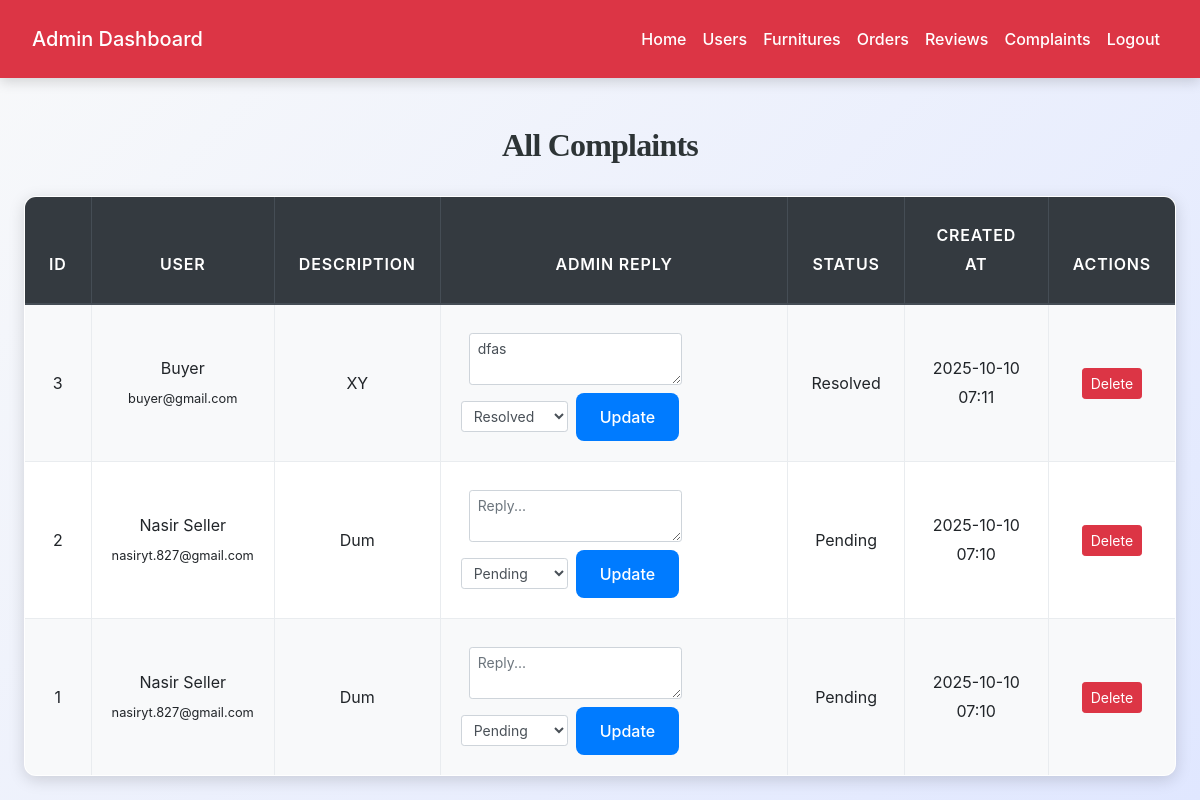
Screenshot of /admin/view_complaints.php (signed in) with the database file from the repository.
### tables this page shows
CREATE TABLE `complaints` (
  `complaint_id` int(11) NOT NULL,
  `user_id` int(11) NOT NULL,
  `description` text NOT NULL,
  `admin_reply` text DEFAULT NULL,
  `status` enum('pending','resolved','dismissed') DEFAULT 'pending',
  `created_at` timestamp NOT NULL DEFAULT current_timestamp()
);

CREATE TABLE `users` (
  `id` int(11) NOT NULL,
  `full_name` varchar(100) NOT NULL,
  `email` varchar(100) NOT NULL,
  `password` varchar(255) NOT NULL,
  `phone` varchar(20) DEFAULT NULL,
  `address` text DEFAULT NULL,
  `city` varchar(50) DEFAULT NULL,
  `state` varchar(50) DEFAULT NULL,
  `country` varchar(50) DEFAULT NULL,
  `role` enum('buyer','seller') DEFAULT 'buyer',
  `status` enum('active','blocked','pending') DEFAULT 'active',
  `upload_status` enum('active','blocked') DEFAULT 'active',
  `profile_image` varchar(255) DEFAULT NULL,
  `created_at` timestamp NOT NULL DEFAULT current_timestamp()
);

### admin/view_complaints.php (the view, shortened to what this page needs)
<?php
include('config.php');
$query = "
    SELECT c.*, u.full_name AS user_name, u.email AS user_email
    FROM complaints c
    JOIN users u ON c.user_id = u.id
    ORDER BY c.complaint_id DESC
";
$result = mysqli_query($conn, $query);
?>
<!DOCTYPE html>
<html lang="en">
<head>
    <link rel="stylesheet" href="https://maxcdn.bootstrapcdn.com/bootstrap/4.5.2/css/bootstrap.min.css">
    <link rel="stylesheet" href="../css/style.css">
</head>
<body>
<?php include('admin_navbar.php'); ?>
<div class="container mt-5">
    <h2 class="mb-4">All Complaints</h2>
    <table class="table table-bordered table-striped table-responsive-sm">
        <thead class="thead-dark">
            <tr>
                <th>ID</th>
                <th>User</th>
                <th>Description</th>
                <th>Admin Reply</th>
                <th>Status</th>
                <th>Created At</th>
                <th>Actions</th>
            </tr>
        </thead>
        <tbody>
        <?php if (mysqli_num_rows($result) > 0): ?>
            <?php while ($row = mysqli_fetch_assoc($result)): ?>
                <tr>
                    <td><?= $row['complaint_id'] ?></td>
                    <td>
                        <?= htmlspecialchars($row['user_name']) ?><br>
                        <small><?= htmlspecialchars($row['user_email']) ?></small>
                    </td>
                    <td><?= nl2br(htmlspecialchars($row['description'])) ?></td>
                    <td>
                        <form method="POST" class="form-inline">
                            <textarea name="admin_reply" class="m-2 form-control form-control-sm mb-1" rows="2" placeholder="Reply..."><?= htmlspecialchars($row['admin_reply']) ?></textarea>
                            <select name="status" class="form-control form-control-sm mr-2">
                                <option value="pending" <?= $row['status'] === 'pending' ? 'selected' : '' ?>>Pending</option>
                                <option value="resolved" <?= $row['status'] === 'resolved' ? 'selected' : '' ?>>Resolved</option>
                            </select>
                            <button type="submit" name="update_complaint" class="btn btn-sm btn-primary">Update</button>
                        </form>
                    </td>
                    <td><?= ucfirst($row['status']) ?></td>
                    <td><?= date('Y-m-d H:i', strtotime($row['created_at'])) ?></td>
                    <td>
                        <a href="?delete=<?= $row['complaint_id'] ?>" class="btn btn-sm btn-danger" onclick="return confirmDelete()">Delete</a>
                    </td>
                </tr>
            <?php endwhile; ?>
        <?php else: ?>
            <tr><td colspan="7" class="text-center text-muted">No complaints found.</td></tr>
        <?php endif; ?>
        </tbody>
    </table>
</div>
</body>
</html>

### css/style.css (style rules this page uses)
:root { --primary: #007bff; --secondary: #6c757d; --success: #28a745; --info: #17a2b8; --warning: #ffc107; --danger: #dc3545; --light: #f8f9fa; --dark: #2d3436; --accent: #ff6f61; --highlight: #6f42c1; --shadow: rgba(0, 0, 0, 0.15); --transition: all 0.3s ease-in-out; }
body { font-family: 'Inter', 'Segoe UI', Tahoma, Geneva, Verdana, sans-serif; background: linear-gradient(135deg, var(--light) 0%, #e0e7ff 100%); color: var(--dark); line-height: 1.8; margin: 0; padding: 0; min-height: 100vh; font-size: 16px; }
h1, h2, h3, h4 { text-align: center; margin: 2.5rem 0; font-family: 'Georgia', 'Times New Roman', serif; color: var(--dark); font-weight: 700; letter-spacing: -0.025em; }
h2 { font-size: 2rem; }
.container { max-width: 1200px; margin: 0 auto 3rem; padding: 0 1.5rem; }
.table { width: 100%; border-collapse: collapse; margin: 2rem 0; font-size: 1rem; background-color: #ffffff; border-radius: 12px; overflow: hidden; box-shadow: 0 4px 16px var(--shadow); transition: var(--transition); }
.table th, .table td { padding: 1.25rem; border: 1px solid #e9ecef; text-align: center; vertical-align: middle; }
.table thead th { background-color: rgb(0, 0, 0); color: white; font-weight: 600; text-transform: uppercase; letter-spacing: 0.05em; padding: 1.5rem; }
.table tbody tr { transition: var(--transition); }
.table tbody tr:nth-child(odd) { background-color: var(--light); }
.btn-primary { background-color: var(--primary); color: #fff; border: none; border-radius: 8px; padding: 0.75rem 1.5rem; font-size: 1rem; font-weight: 500; cursor: pointer; transition: var(--transition); display: inline-flex; align-items: center; justify-content: center; }
a { color: var(--primary); text-decoration: none; font-weight: 500; transition: var(--transition); }

### rows the page displays
complaints: complaint_id "3", user.full_name "Buyer", user.email "buyer@gmail.com", description "XY", admin_reply "dfas", status "Resolved", created_at "2025-10-10 07:11"
complaints: complaint_id "2", user.full_name "Nasir Seller", user.email "nasiryt.827@gmail.com", description "Dum", status "Pending", created_at "2025-10-10 07:10"
complaints: complaint_id "1", user.full_name "Nasir Seller", user.email "nasiryt.827@gmail.com", description "Dum", status "Pending", created_at "2025-10-10 07:10"
